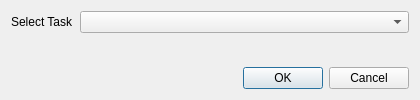
<?xml version="1.0" encoding="UTF-8"?>
<ui version="4.0">
 <class>TaskListWindow</class>
 <widget class="QDialog" name="TaskListWindow">
  <property name="geometry">
   <rect>
    <x>0</x>
    <y>0</y>
    <width>420</width>
    <height>100</height>
   </rect>
  </property>
  <property name="windowTitle">
   <string>Dialog</string>
  </property>
  <layout class="QFormLayout" name="formLayout">
   <item row="2" column="1">
    <widget class="QDialogButtonBox" name="buttonBox">
     <property name="orientation">
      <enum>Qt::Horizontal</enum>
     </property>
     <property name="standardButtons">
      <set>QDialogButtonBox::Cancel|QDialogButtonBox::Ok</set>
     </property>
    </widget>
   </item>
   <item row="0" column="1">
    <widget class="QComboBox" name="comboBoxTasks"/>
   </item>
   <item row="0" column="0">
    <widget class="QLabel" name="labelTasks">
     <property name="text">
      <string>Select Task</string>
     </property>
    </widget>
   </item>
   <item row="1" column="1">
    <spacer name="verticalSpacer">
     <property name="orientation">
      <enum>Qt::Vertical</enum>
     </property>
     <property name="sizeType">
      <enum>QSizePolicy::Expanding</enum>
     </property>
     <property name="sizeHint" stdset="0">
      <size>
       <width>20</width>
       <height>20</height>
      </size>
     </property>
    </spacer>
   </item>
  </layout>
 </widget>
 <resources/>
 <connections>
  <connection>
   <sender>buttonBox</sender>
   <signal>accepted()</signal>
   <receiver>TaskListWindow</receiver>
   <slot>accept()</slot>
   <hints>
    <hint type="sourcelabel">
     <x>248</x>
     <y>254</y>
    </hint>
    <hint type="destinationlabel">
     <x>157</x>
     <y>274</y>
    </hint>
   </hints>
  </connection>
  <connection>
   <sender>buttonBox</sender>
   <signal>rejected()</signal>
   <receiver>TaskListWindow</receiver>
   <slot>reject()</slot>
   <hints>
    <hint type="sourcelabel">
     <x>316</x>
     <y>260</y>
    </hint>
    <hint type="destinationlabel">
     <x>286</x>
     <y>274</y>
    </hint>
   </hints>
  </connection>
 </connections>
</ui>
